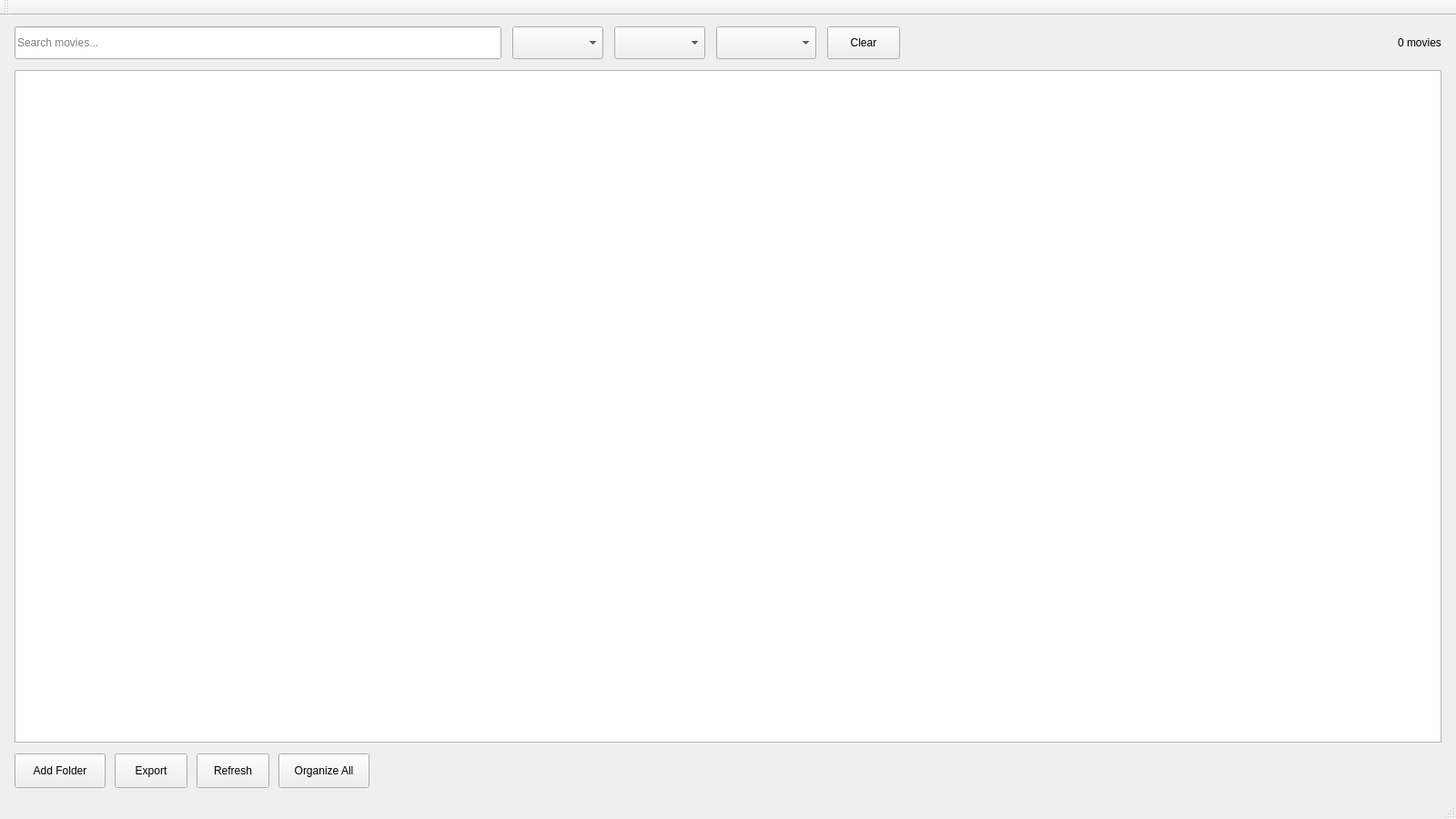
<?xml version="1.0" encoding="UTF-8"?>
<ui version="4.0">
	<class>MainWindow</class>
	<widget class="QMainWindow" name="MainWindow">
		<property name="geometry">
			<rect>
				<x>0</x>
				<y>0</y>
				<width>1600</width>
				<height>900</height>
			</rect>
		</property>
		<property name="windowTitle">
			<string>MovieInfo - Video Library Manager</string>
		</property>
		<widget class="QWidget" name="centralwidget">
			<layout class="QVBoxLayout" name="verticalLayout_3">
				<property name="spacing">
					<number>12</number>
				</property>
				<property name="leftMargin">
					<number>16</number>
				</property>
				<property name="topMargin">
					<number>12</number>
				</property>
				<property name="rightMargin">
					<number>16</number>
				</property>
				<property name="bottomMargin">
					<number>12</number>
				</property>
				<!-- Search and Filter Bar - Single Row -->
				<item>
					<layout class="QHBoxLayout" name="searchFilterLayout">
						<property name="spacing">
							<number>12</number>
						</property>
						<item>
							<widget class="QLineEdit" name="searchLineEdit">
								<property name="placeholderText">
									<string>Search movies...</string>
								</property>
								<property name="minimumSize">
									<size>
										<width>250</width>
										<height>36</height>
									</size>
								</property>
								<property name="toolTip">
									<string>Search by title, genre, actor, or director</string>
								</property>
							</widget>
						</item>
						<item>
							<widget class="QComboBox" name="comboBoxQuality">
								<property name="minimumSize">
									<size>
										<width>100</width>
										<height>36</height>
									</size>
								</property>
								<property name="toolTip">
									<string>Filter by quality</string>
								</property>
							</widget>
						</item>
						<item>
							<widget class="QComboBox" name="comboBoxDecade">
								<property name="minimumSize">
									<size>
										<width>100</width>
										<height>36</height>
									</size>
								</property>
								<property name="toolTip">
									<string>Filter by decade</string>
								</property>
							</widget>
						</item>
						<item>
							<widget class="QComboBox" name="comboBoxAspectRatio">
								<property name="minimumSize">
									<size>
										<width>110</width>
										<height>36</height>
									</size>
								</property>
								<property name="toolTip">
									<string>Filter by aspect ratio</string>
								</property>
							</widget>
						</item>
						<item>
							<widget class="QPushButton" name="clearFiltersButton">
								<property name="text">
									<string>Clear</string>
								</property>
								<property name="minimumSize">
									<size>
										<width>70</width>
										<height>36</height>
									</size>
								</property>
								<property name="toolTip">
									<string>Reset all filters</string>
								</property>
							</widget>
						</item>
						<item>
							<spacer name="horizontalSpacer">
								<property name="orientation">
									<enum>Qt::Horizontal</enum>
								</property>
								<property name="sizeHint" stdset="0">
									<size>
										<width>40</width>
										<height>20</height>
									</size>
								</property>
							</spacer>
						</item>
						<item>
							<widget class="QLabel" name="countLabel">
								<property name="text">
									<string>0 movies</string>
								</property>
							</widget>
						</item>
					</layout>
				</item>
				<!-- Main Table - Takes most of the space -->
				<item>
					<widget class="QTableWidget" name="tableWidget">
						<property name="sizePolicy">
							<sizepolicy hsizetype="Expanding" vsizetype="Expanding">
								<horstretch>0</horstretch>
								<verstretch>1</verstretch>
							</sizepolicy>
						</property>
						<property name="sizeAdjustPolicy">
							<enum>QAbstractScrollArea::SizeAdjustPolicy::AdjustToContents</enum>
						</property>
						<property name="alternatingRowColors">
							<bool>true</bool>
						</property>
						<property name="selectionBehavior">
							<enum>QAbstractItemView::SelectRows</enum>
						</property>
						<property name="sortingEnabled">
							<bool>true</bool>
						</property>
						<property name="cornerButtonEnabled">
							<bool>false</bool>
						</property>
						<property name="showGrid">
							<bool>false</bool>
						</property>
					</widget>
				</item>
				<!-- Bottom Action Bar -->
				<item>
					<layout class="QHBoxLayout" name="actionsLayout">
						<property name="spacing">
							<number>10</number>
						</property>
						<item>
							<widget class="QPushButton" name="selectFolderButton">
								<property name="text">
									<string>Add Folder</string>
								</property>
								<property name="minimumSize">
									<size>
										<width>100</width>
										<height>38</height>
									</size>
								</property>
								<property name="toolTip">
									<string>Browse and select a folder containing video files</string>
								</property>
							</widget>
						</item>
						<item>
							<widget class="QPushButton" name="exportButton">
								<property name="text">
									<string>Export</string>
								</property>
								<property name="minimumSize">
									<size>
										<width>80</width>
										<height>38</height>
									</size>
								</property>
								<property name="toolTip">
									<string>Export library to Excel</string>
								</property>
							</widget>
						</item>
						<item>
							<widget class="QPushButton" name="refreshButton">
								<property name="text">
									<string>Refresh</string>
								</property>
								<property name="minimumSize">
									<size>
										<width>80</width>
										<height>38</height>
									</size>
								</property>
								<property name="toolTip">
									<string>Reload the movie library</string>
								</property>
							</widget>
						</item>
						<item>
							<widget class="QPushButton" name="organizeAllButton">
								<property name="text">
									<string>Organize All</string>
								</property>
								<property name="minimumSize">
									<size>
										<width>100</width>
										<height>38</height>
									</size>
								</property>
								<property name="toolTip">
									<string>Organize all movies by aspect ratio (16:9 or UW)</string>
								</property>
							</widget>
						</item>
						<item>
							<spacer name="horizontalSpacer_2">
								<property name="orientation">
									<enum>Qt::Horizontal</enum>
								</property>
								<property name="sizeHint" stdset="0">
									<size>
										<width>40</width>
										<height>20</height>
									</size>
								</property>
							</spacer>
						</item>
					</layout>
				</item>
			</layout>
		</widget>
		<widget class="QStatusBar" name="statusbar">
			<property name="sizeGripEnabled">
				<bool>true</bool>
			</property>
		</widget>
		<widget class="QToolBar" name="toolBar">
			<property name="windowTitle">
				<string>Toolbar</string>
			</property>
			<property name="toolButtonStyle">
				<enum>Qt::ToolButtonTextBesideIcon</enum>
			</property>
			<property name="iconSize">
				<size>
					<width>20</width>
					<height>20</height>
				</size>
			</property>
			<attribute name="toolBarArea">
				<enum>TopToolBarArea</enum>
			</attribute>
			<attribute name="toolBarBreak">
				<bool>false</bool>
			</attribute>
		</widget>
	</widget>
	<resources/>
	<connections/>
</ui>
